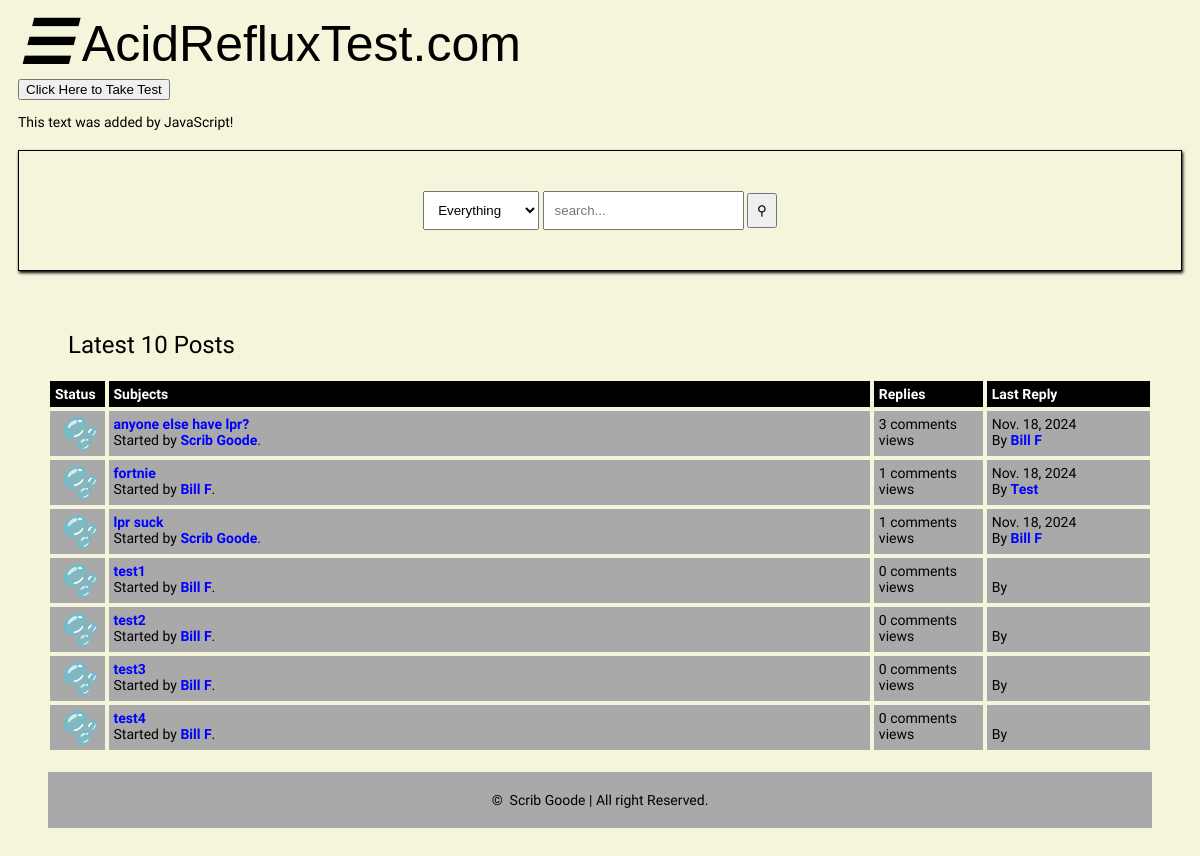
/latest_posts/, run on the app's committed database.
### forum/models.py (models this page shows, shortened)
class Post(models.Model):
    title = models.CharField(max_length=400)
    slug = models.SlugField(max_length=400, unique=True, blank=True)
    user = models.ForeignKey(Author, on_delete=models.CASCADE)
    content = HTMLField()
    categories = models.ManyToManyField(Category)
    date = models.DateTimeField(auto_now_add=True)
    approved = models.BooleanField(default=False)
    hit_count_generic = GenericRelation(HitCount, object_id_field='object_pk',
        related_query_name='hit_count_generic_relation'
    )
    tags = TaggableManager()
    comments = models.ManyToManyField(Comment, blank=True)
    def get_url(self):
        return reverse("detail", kwargs={
            "slug":self.slug
        })
    @property
    def num_comments(self):
        return self.comments.count()
    @property
    def last_reply(self):
        return self.comments.latest("date")

class Author(models.Model):
    user = models.ForeignKey(User, on_delete=models.CASCADE)
    fullname = models.CharField(max_length=40, blank=True)
    slug = models.SlugField(max_length=400, unique=True, blank=True)
    bio = HTMLField()
    points = models.IntegerField(default=0)
    profile_pic = ResizedImageField(size=[50, 80], quality=100, upload_to="authors", default=None, null=True)

class Comment(models.Model):
    user = models.ForeignKey(Author, on_delete=models.CASCADE)
    content = models.TextField()
    date = models.DateTimeField(auto_now_add=True)
    replies = models.ManyToManyField(Reply, blank=True)

### forum/views.py (the view)
# urls.py: path("latest_posts/", latest_posts, name="latest_posts"),
def latest_posts(request):
    posts = Post.objects.all().filter(approved=True)[:10]
    context = {
        "posts":posts,
        "title": "Lastest 10 Posts"
    }
    return render(request,"latest_posts.html", context)

### forum/content_processor.py (called while the page is built, shortened)
def searchFunction(request):
    context = {}
    posts = Post.objects.all()
    return context

### templates/latest_posts.html
{% extends "base.html" %}
{% load hitcount_tags %}
{% block content %}
        <div class="container">
            <div class="navigate">
                <span>Latest 10 Posts</span>
            </div>
            <div class="posts-table">
                <div class="table-head">
                    <div class ="status">Status</div>
                    <div class="subjects">Subjects</div>
                    <div class="replies">Replies</div>
                    <div class="last-reply">Last Reply</div>
                </div>
                {% for post in posts %}
                <div class="table-row">
                    <div class="status"><i>&#129767</i></div>
                    <div class="subjects">
                        <a href="{{post.get_url}}">{{post.title}}</a>
                        <br>
                        <span>Started by <b><a href="">{{post.user.fullname|title}}</a></b>.</span>
                    </div>
                    <div class="replies">
                        {{post.num_comments}} comments <br> {% get_hit_count for post %} views
                    </div>
                    <div class="last-reply">
                        {{post.last_reply.date|date}}
                        <br>
                        By <b><a href="#">{{post.last_reply.user.fullname|title}}</a></b>
                    </div>
                </div>
                {% endfor %}
            </div>
{% endblock content %}

### static/home_page_style.css (style rules this page uses)
* { box-sizing: border-box; }
html { font-size: 14px; font-family: 'Titillium Web', sans-serif; background-color:beige; color:black }
a { color:blue; font-weight: bolder; text-decoration: none; }
.container { margin: 20px; padding: 20px; }
.table-head { display: flex; }
.table-head div { padding: 5px; margin: 2px; background-color:black; color:white; font-weight: bold; }
.table-head .status { flex: 5%; }
.table-head .subjects { flex: 70%; }
.table-head .replies { flex: 10%; }
.table-head .last-reply { flex: 15%; }
.table-row { display: flex; }
.table-row .status, .table-row .subjects, .table-row .replies, .table-row .last-reply { padding: 5px; margin: 2px;; background-color: darkgray; }
.table-row .status { flex: 5%; font-size: 30px; text-align: center; }
.table-row .subjects { flex: 70%; }
.table-row .replies { flex: 10%; }
.table-row .last-reply { flex: 15%; }
.navigate { margin: 20px; font-weight: lighter; font-size: 24px; }

### data on the page
Post: title "anyone else have lpr?", user.fullname "Scrib Goode", num_comments "3", last_reply "Nov. 18, 2024", last_reply.user.fullname "Bill F"
Post: title "fortnie", user.fullname "Bill F", num_comments "1", last_reply "Nov. 18, 2024", last_reply.user.fullname "Test"
Post: title "lpr suck", user.fullname "Scrib Goode", num_comments "1", last_reply "Nov. 18, 2024", last_reply.user.fullname "Bill F"
Post: title "test1", user.fullname "Bill F", num_comments "0"
Post: title "test2", user.fullname "Bill F", num_comments "0"
Post: title "test3", user.fullname "Bill F", num_comments "0"
Post: title "test4", user.fullname "Bill F", num_comments "0"
